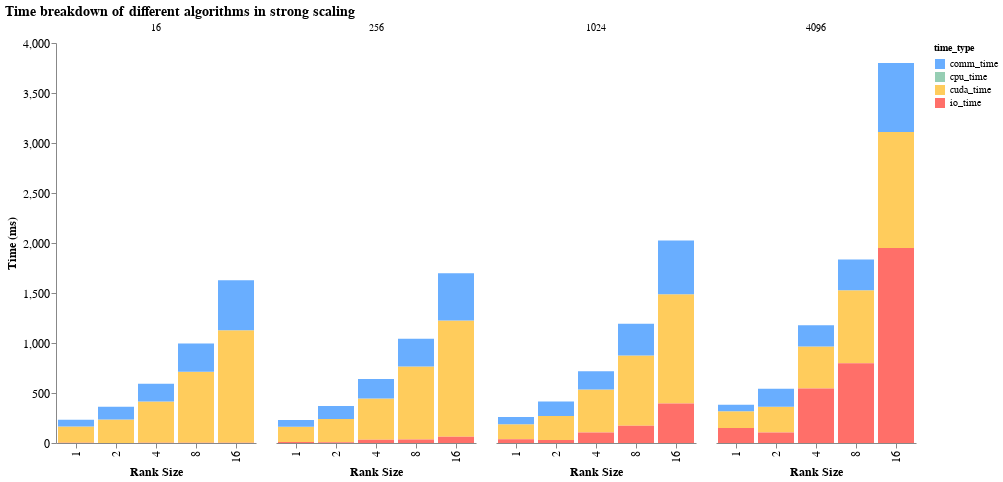

The notebook cell saved with this chart:
### Code cell
strong_scaling_chart = alt.Chart(all_df).mark_bar().encode(

# tell Altair which field to group columns on
x=alt.X('rank_size:N', title='Rank Size'),

# tell Altair which field to use as Y values and how to calculate
y=alt.Y('sum(time):Q',
    axis=alt.Axis(
        grid=False,
        title='Time (ms)',)),

# tell Altair which field to use to use as the set of columns to be  represented in each group
column=alt.Column('boids_count:N', title=None),

# tell Altair which field to use for color segmentation 
color=alt.Color('time_type:N',
        scale=alt.Scale(
            # make it look pretty with an enjoyable color pallet
            range=['#69AEFF', '#96ceb4', '#ffcc5c','#ff6f69'],
        ),
    ))\
.configure_view(
    # remove grid lines around column clusters
    strokeOpacity=0    
).properties(
    title = "Time breakdown of different algorithms in strong scaling",
    width=200,   # width of each individual subplot/column
    height=400   # height of each subplot
).configure_view(
    strokeOpacity=0
).configure_title(
    font='Arial',
    fontSize=14,
    anchor='start',
    color='black'
).configure_axis(
    labelFont='Arial',
    labelFontSize=12,
    titleFont='Arial',
    titleFontSize=12
).configure_legend(
    labelFont='Arial',
    labelFontSize=10,
    titleFont='Arial',
    titleFontSize=10
)

strong_scaling_chart

### Figure 1 — Vega-Lite specification as saved in the notebook (floating-point values rounded to 4 significant figures)
{"config": {"view": {"continuousWidth": 300, "continuousHeight": 300, "strokeOpacity": 0}, "axis": {"labelFont": "Arial", "labelFontSize": 12, "titleFont": "Arial", "titleFontSize": 12}, "legend": {"labelFont": "Arial", "labelFontSize": 10, "titleFont": "Arial", "titleFontSize": 10}, "title": {"anchor": "start", "color": "black", "font": "Arial", "fontSize": 14}}, "data": {"name": "data-866c137f6e6ae575077c0bc2254c3a7b"}, "mark": {"type": "bar"}, "encoding": {"color": {"field": "time_type", "scale": {"range": ["#69AEFF", "#96ceb4", "#ffcc5c", "#ff6f69"]}, "type": "nominal"}, "column": {"field": "boids_count", "title": null, "type": "nominal"}, "x": {"field": "rank_size", "title": "Rank Size", "type": "nominal"}, "y": {"aggregate": "sum", "axis": {"grid": false, "title": "Time (ms)"}, "field": "time", "type": "quantitative"}}, "height": 400, "title": "Time breakdown of different algorithms in strong scaling", "width": 200, "$schema": "https://vega.github.io/schema/vega-lite/v5.20.1.json", "datasets": {"data-866c137f6e6ae575077c0bc2254c3a7b": [{"rank_size": 16, "time_type": "cpu_time", "time": 0.1439, "boids_count": 16}, {"rank_size": 8, "time_type": "cpu_time", "time": 0.1271, "boids_count": 16}, {"rank_size": 1, "time_type": "cpu_time", "time": 0.1014, "boids_count": 16}, {"rank_size": 2, "time_type": "cpu_time", "time": 0.1215, "boids_count": 16}, {"rank_size": 4, "time_type": "cpu_time", "time": 0.1208, "boids_count": 16}, {"rank_size": 16, "time_type": "cuda_time", "time": 1126.0, "boids_count": 16}, {"rank_size": 8, "time_type": "cuda_time", "time": 711.8, "boids_count": 16}, {"rank_size": 1, "time_type": "cuda_time", "time": 162.8, "boids_count": 16}, {"rank_size": 2, "time_type": "cuda_time", "time": 235.0, "boids_count": 16}, {"rank_size": 4, "time_type": "cuda_time", "time": 412.6, "boids_count": 16}, {"rank_size": 16, "time_type": "io_time", "time": 2.596, "boids_count": 16}, {"rank_size": 8, "time_type": "io_time", "time": 1.861, "boids_count": 16}, {"rank_size": 1, "time_type": "io_time", "time": 1.311, "boids_count": 16}, {"rank_size": 2, "time_type": "io_time", "time": 0.5312, "boids_count": 16}, {"rank_size": 4, "time_type": "io_time", "time": 1.665, "boids_count": 16}, {"rank_size": 16, "time_type": "comm_time", "time": 498.8, "boids_count": 16}, {"rank_size": 8, "time_type": "comm_time", "time": 281.3, "boids_count": 16}, {"rank_size": 1, "time_type": "comm_time", "time": 68.22, "boids_count": 16}, {"rank_size": 2, "time_type": "comm_time", "time": 127.9, "boids_count": 16}, {"rank_size": 4, "time_type": "comm_time", "time": 177.3, "boids_count": 16}, {"rank_size": 16, "time_type": "cpu_time", "time": 0.131, "boids_count": 256}, {"rank_size": 8, "time_type": "cpu_time", "time": 0.1231, "boids_count": 256}, {"rank_size": 1, "time_type": "cpu_time", "time": 0.1079, "boids_count": 256}, {"rank_size": 2, "time_type": "cpu_time", "time": 0.1277, "boids_count": 256}, {"rank_size": 4, "time_type": "cpu_time", "time": 0.1299, "boids_count": 256}, {"rank_size": 16, "time_type": "cuda_time", "time": 1163.0, "boids_count": 256}, {"rank_size": 8, "time_type": "cuda_time", "time": 730.3, "boids_count": 256}, {"rank_size": 1, "time_type": "cuda_time", "time": 152.0, "boids_count": 256}, {"rank_size": 2, "time_type": "cuda_time", "time": 232.5, "boids_count": 256}, {"rank_size": 4, "time_type": "cuda_time", "time": 411.3, "boids_count": 256}, {"rank_size": 16, "time_type": "io_time", "time": 61.3, "boids_count": 256}, {"rank_size": 8, "time_type": "io_time", "time": 35.09, "boids_count": 256}, {"rank_size": 1, "time_type": "io_time", "time": 9.734, "boids_count": 256}, {"rank_size": 2, "time_type": "io_time", "time": 7.063, "boids_count": 256}, {"rank_size": 4, "time_type": "io_time", "time": 33.62, "boids_count": 256}, {"rank_size": 16, "time_type": "comm_time", "time": 472.1, "boids_count": 256}, {"rank_size": 8, "time_type": "comm_time", "time": 278.2, "boids_count": 256}, {"rank_size": 1, "time_type": "comm_time", "time": 68.57, "boids_count": 256}, {"rank_size": 2, "time_type": "comm_time", "time": 129.6, "boids_count": 256}, {"rank_size": 4, "time_type": "comm_time", "time": 195.6, "boids_count": 256}, {"rank_size": 16, "time_type": "cpu_time", "time": 0.1425, "boids_count": 1024}, {"rank_size": 8, "time_type": "cpu_time", "time": 0.1374, "boids_count": 1024}, {"rank_size": 1, "time_type": "cpu_time", "time": 0.1116, "boids_count": 1024}, {"rank_size": 2, "time_type": "cpu_time", "time": 0.1329, "boids_count": 1024}, {"rank_size": 4, "time_type": "cpu_time", "time": 0.1408, "boids_count": 1024}, {"rank_size": 16, "time_type": "cuda_time", "time": 1091.0, "boids_count": 1024}, {"rank_size": 8, "time_type": "cuda_time", "time": 700.9, "boids_count": 1024}, {"rank_size": 1, "time_type": "cuda_time", "time": 150.5, "boids_count": 1024}, {"rank_size": 2, "time_type": "cuda_time", "time": 240.0, "boids_count": 1024}, {"rank_size": 4, "time_type": "cuda_time", "time": 430.3, "boids_count": 1024}, {"rank_size": 16, "time_type": "io_time", "time": 396.0, "boids_count": 1024}, {"rank_size": 8, "time_type": "io_time", "time": 173.7, "boids_count": 1024}, {"rank_size": 1, "time_type": "io_time", "time": 37.91, "boids_count": 1024}, {"rank_size": 2, "time_type": "io_time", "time": 30.83, "boids_count": 1024}, {"rank_size": 4, "time_type": "io_time", "time": 105.4, "boids_count": 1024}, {"rank_size": 16, "time_type": "comm_time", "time": 538.3, "boids_count": 1024}, {"rank_size": 8, "time_type": "comm_time", "time": 317.0, "boids_count": 1024}, {"rank_size": 1, "time_type": "comm_time", "time": 70.61, "boids_count": 1024}, {"rank_size": 2, "time_type": "comm_time", "time": 142.8, "boids_count": 1024}, {"rank_size": 4, "time_type": "comm_time", "time": 182.6, "boids_count": 1024}, {"rank_size": 16, "time_type": "cpu_time", "time": 0.1441, "boids_count": 4096}, {"rank_size": 8, "time_type": "cpu_time", "time": 0.1632, "boids_count": 4096}, {"rank_size": 1, "time_type": "cpu_time", "time": 0.1135, "boids_count": 4096}, {"rank_size": 2, "time_type": "cpu_time", "time": 0.1334, "boids_count": 4096}, {"rank_size": 4, "time_type": "cpu_time", "time": 0.1495, "boids_count": 4096}, {"rank_size": 16, "time_type": "cuda_time", "time": 1161.0, "boids_count": 4096}, {"rank_size": 8, "time_type": "cuda_time", "time": 730.3, "boids_count": 4096}, {"rank_size": 1, "time_type": "cuda_time", "time": 166.5, "boids_count": 4096}, {"rank_size": 2, "time_type": "cuda_time", "time": 257.2, "boids_count": 4096}, {"rank_size": 4, "time_type": "cuda_time", "time": 419.9, "boids_count": 4096}, {"rank_size": 16, "time_type": "io_time", "time": 1949.0, "boids_count": 4096}, {"rank_size": 8, "time_type": "io_time", "time": 796.5, "boids_count": 4096}, {"rank_size": 1, "time_type": "io_time", "time": 150.1, "boids_count": 4096}, {"rank_size": 2, "time_type": "io_time", "time": 104.4, "boids_count": 4096}, {"rank_size": 4, "time_type": "io_time", "time": 544.9, "boids_count": 4096}, {"rank_size": 16, "time_type": "comm_time", "time": 688.5, "boids_count": 4096}, {"rank_size": 8, "time_type": "comm_time", "time": 308.8, "boids_count": 4096}, {"rank_size": 1, "time_type": "comm_time", "time": 66.4, "boids_count": 4096}, {"rank_size": 2, "time_type": "comm_time", "time": 181.3, "boids_count": 4096}, {"rank_size": 4, "time_type": "comm_time", "time": 212.1, "boids_count": 4096}]}}
